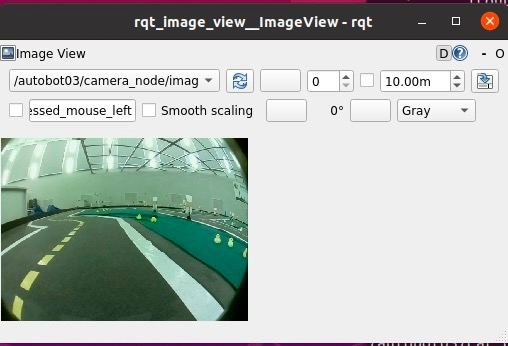
#> input picture 1.jpg, 508 x 346 px
$ python -i template_matching.py   (imports and definitions only)
#> lines starting #> are read from the running program, lines starting #| are printed output that depends on the picture
#> further down, picture is the input picture: shape (346, 508, 3); mean B, G, R 181.3, 186.1, 178.7
import cv2
import numpy as np

PERSPECTIVE_RESUL_WIDTH = 260
PERSPECTIVE_RESUL_HEIGHT = 180

PERSPECTIVE_LEFT_TOP = (0, 162)
PERSPECTIVE_RIGHT_TOP = (640, 162)
PERSPECTIVE_RIGHT_BOTTOM = (640, 333)
PERSPECTIVE_LEFT_BOTTOM = (0, 333)

LEFT_END = 66
CENTER_END = 150
RIGHT_END = PERSPECTIVE_RESUL_WIDTH
PARTS_HEIGHT_LIMIT = 640

RIGHT_MARKUP_TEMPLATE_PATH = "right_template.png"
CENTER_MARKUP_TEMPLATE_PATH = "center_template.png"
LEFT_MARKUP_TEMPLATE_PATH = "left_template.png"
MATCH_METHOD = 0


def get_perspective(frame):
    pts1 = np.float32([PERSPECTIVE_LEFT_TOP, PERSPECTIVE_RIGHT_TOP, PERSPECTIVE_RIGHT_BOTTOM, PERSPECTIVE_LEFT_BOTTOM])
    pts2 = np.float32([[0, 0], [PERSPECTIVE_RESUL_WIDTH, 0], [PERSPECTIVE_RESUL_WIDTH, PERSPECTIVE_RESUL_HEIGHT], [0, PERSPECTIVE_RESUL_HEIGHT]])
    matrix = cv2.getPerspectiveTransform(pts1, pts2)
    perspective = cv2.warpPerspective(frame, matrix, (PERSPECTIVE_RESUL_WIDTH, PERSPECTIVE_RESUL_HEIGHT))
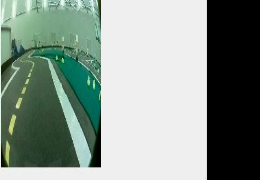
#> perspective: shape (180, 260, 3); mean B, G, R 140.6, 149.1, 135.7
    return perspective, matrix

def crop_three_parts(frame):
    return frame[0:PARTS_HEIGHT_LIMIT, 0:LEFT_END], frame[0:PARTS_HEIGHT_LIMIT, LEFT_END:CENTER_END], frame[0:PARTS_HEIGHT_LIMIT, CENTER_END:RIGHT_END]

def match(frame, template_path):
    template = cv2.imread(template_path, cv2.IMREAD_COLOR)
    template = cv2.dilate(template, None)

    result = cv2.matchTemplate(frame, template, MATCH_METHOD)
    cv2.normalize(result, result, 0, 1, cv2.NORM_MINMAX, -1)

    _minVal, _maxVal, minLoc, maxLoc = cv2.minMaxLoc(result, None)
    if MATCH_METHOD == cv2.TM_SQDIFF or MATCH_METHOD == cv2.TM_SQDIFF_NORMED:
        matchLoc = minLoc
    else:
        matchLoc = maxLoc

    return matchLoc, template

def match_by_template(frame, offset, color, template_path):
    match_loc, template = match(frame, template_path)

    match_loc = np.array([match_loc[0] + offset[0], match_loc[1] + offset[1]])
    rect = np.array([match_loc, (match_loc[0] + template.shape[1], match_loc[1] + template.shape[0])])
    return [(rect[0] + (rect[1] - rect[0]) / 2)]

def run(frame):
    perspective, matrix = get_perspective(frame)
#> matrix = [[0.406, 0, 0], [-4.44e-17, 1.05, -170.5], [-2.47e-19, 0, 1]]

    left, center, right = crop_three_parts(perspective)
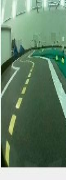
#> left: shape (180, 66, 3); mean B, G, R 105.4, 129.4, 101.3
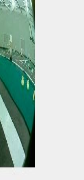
#> center: shape (180, 84, 3); mean B, G, R 190.3, 197.9, 178.5
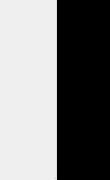
#> right: shape (180, 110, 3); min 0, max 246, mean 123.7

    l = match_by_template(left, (0, 0), (0, 0, 255), LEFT_MARKUP_TEMPLATE_PATH)
    c = match_by_template(center, (LEFT_END, 0), (0, 255, 0), CENTER_MARKUP_TEMPLATE_PATH)
    r = match_by_template(right, (CENTER_END, 0), (255, 0, 0), RIGHT_MARKUP_TEMPLATE_PATH)
    inv_trans = np.linalg.pinv(matrix)
    l[0] = cv2.perspectiveTransform(np.array([[[l[0][0], l[0][1]]]]), inv_trans)
    c[0] = cv2.perspectiveTransform(np.array([[[c[0][0], c[0][1]]]]), inv_trans)
    r[0] = cv2.perspectiveTransform(np.array([[[r[0][0], r[0][1]]]]), inv_trans)
    #aaa = matrix * np.array([l[0][0], l[0][1], 1])
    return l, c, r
    # [8 lines of commented-out code are left out]

>>> import cv2
>>> picture = cv2.imread('../1.jpg')
#> (the run stopped early here; a loop or call above may not have finished)
